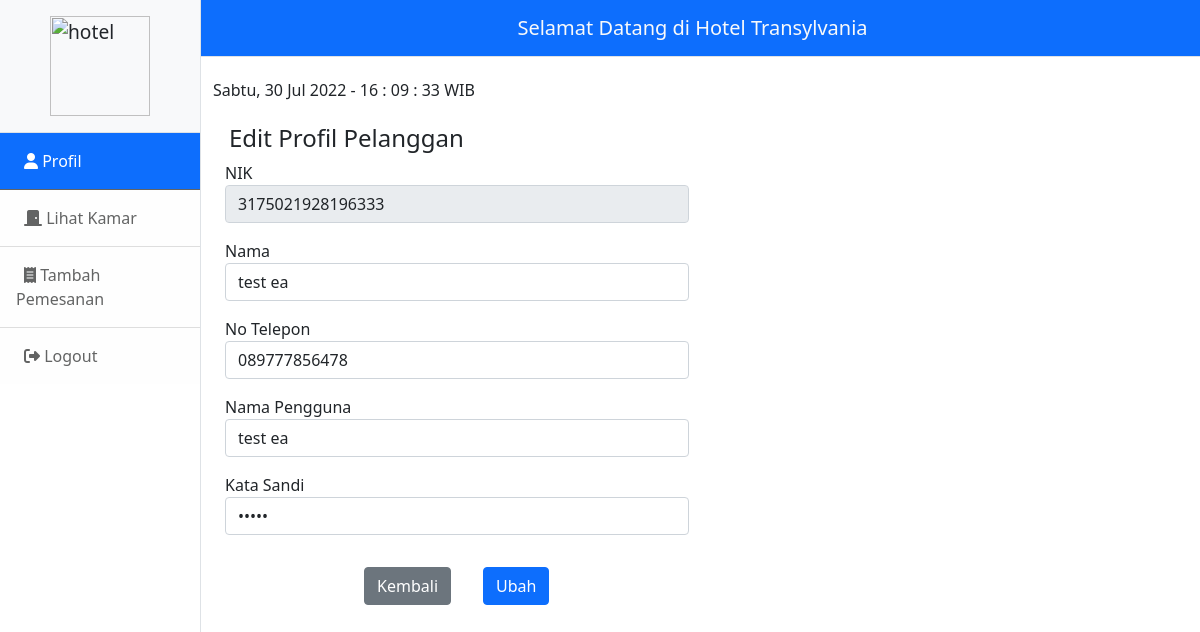
The app's page /pelanggan/pelanggan-form-edit.php?nik=3175021928196333 with its own data.
### tables this page shows
CREATE TABLE `tpelanggan` (
  `nik` varchar(16) NOT NULL,
  `nama_pelanggan` varchar(30) DEFAULT NULL,
  `telepon` varchar(13) DEFAULT NULL,
  `nama_pengguna` varchar(10) NOT NULL,
  `kata_sandi` varchar(8) NOT NULL
);

### functions.php (called while the page is built, shortened)
<?php
function dbConnect()
{
	$db = new mysqli("localhost", "root", "", "db_hotel_transylvania");
	return $db;
}
function ambilsatubaris($db, $sql)
{
	$db = dbConnect();
	$query = $db->query($sql);
	return mysqli_fetch_assoc($query);
}
?>

### pelanggan/pelanggan-form-edit.php (the view, shortened to what this page needs)
<?php
include_once("../functions.php");
        ?>
<!DOCTYPE html>
<html lang="en">
    <head>
        <?php include_once "../head.php"; ?>
    </head>
    <body>
        <div class="d-flex" id="wrapper">
            <?php include_once("../sidebar-pelanggan.php"); ?>
            <div id="page-content-wrapper">
                <nav class="navbar navbar-expand-lg navbar-light bg-primary border-bottom">
                    <div class="container-fluid justify-content-center">
                        <a class="navbar-brand text-light" href="#">Selamat Datang di Hotel Transylvania</a>
                    </div>
                </nav>
                <div class="container-fluid">
                    <h6 class="my-4">
                        <span id="Day"></span>, <span id="Date"></span> - <span id="Time"></span> WIB
                    </h6>
                    <div class="row">
                        <div class="mx-3">
                            <h4>Edit Profil Pelanggan</h4>
                        </div>
                        <div class="col-6 ps-4">
                            <?php
                            if (isset($_GET["nik"])) {
                                $db = dbConnect();
                                $nik = $db -> escape_string($_GET["nik"]);
                                $sql = "SELECT * FROM tpelanggan WHERE nik = '$nik'";
                                if ($edit = ambilsatubaris($db, $sql)) {
                                    ?>
                                    <form method="POST" action="">
                                        <div class="form-group mb-3">
                                            <label for="nik">NIK</label>
                                            <input type="text" class="form-control" id="nik" name="nik" maxlength="16" placeholder="Format NIK 16 digit angka. Contoh 31xxxxxxxxxxxxxx" value="<?= $edit["nik"]; ?>" readonly>
                                        </div>
                                        <div class="form-group mb-3">
                                            <label for="nama">Nama</label>
                                            <input type="text" class="form-control" id="nama" name="nama" maxlength="30" placeholder="Nama Pelanggan" value="<?= $edit["nama_pelanggan"]; ?>">
                                        </div>
                                        <div class="form-group mb-3">
                                            <label for="telp">No Telepon</label>
                                            <input type="text" class="form-control" id="telp" name="telp"  maxlength="13"placeholder="Format No Telp 08xxx atau 628xxxx" value="<?= $edit["telepon"]; ?>">
                                        </div>
                                        <div class="form-group mb-3">
                                            <label for="pengguna">Nama Pengguna</label>
                                            <input type="text" class="form-control" id="pengguna" name="pengguna" maxlength="10" placeholder="Nama Pengguna" value="<?= $edit["nama_pengguna"]; ?>">
                                        </div>
                                        <div class="form-group mb-3">
                                            <label for="katasandi">Kata Sandi</label>
                                            <input type="password" class="form-control" id="katasandi" name="katasandi" maxlength="8" placeholder="Kata Sandi" value="<?= $edit["kata_sandi"]; ?>">
                                        </div>
                                        <div class="d-flex justify-content-center">
                                            <a href=javascript:history.back(); class="p-3">
                                                <button class="btn btn-secondary" type="button">Kembali</button>
                                            </a>
                                            <a class="p-3"><button type="submit" class="btn btn-primary mr-3" name="tblEdit">Ubah</button></a>
                                        </div>
                                    </form>
                                    <?php
                                }
                            } else {
                                ?>
                                <div class="alert alert-secondary" role="alert">
                                    NIK tidak ditemukan
                                </div>
                                <?php
                            }
                            ?>
                        </div>
                    </div>
                </div>
            </div>
        </div>
    </body>
</html>

### records on screen
tpelanggan: nik "3175021928196333", nama "test ea", telp "089777856478", pengguna "test ea"
